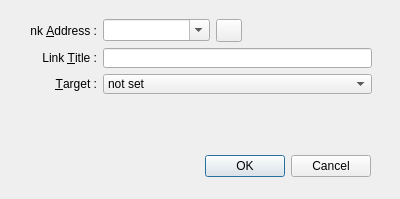
<?xml version="1.0" encoding="UTF-8"?>
<ui version="4.0">
 <class>LinkDialog</class>
 <widget class="QDialog" name="LinkDialog">
  <property name="geometry">
   <rect>
    <x>0</x>
    <y>0</y>
    <width>400</width>
    <height>199</height>
   </rect>
  </property>
  <property name="windowTitle">
   <string>Dialog</string>
  </property>
  <widget class="QDialogButtonBox" name="buttonBox">
   <property name="geometry">
    <rect>
     <x>30</x>
     <y>150</y>
     <width>341</width>
     <height>32</height>
    </rect>
   </property>
   <property name="orientation">
    <enum>Qt::Horizontal</enum>
   </property>
   <property name="standardButtons">
    <set>QDialogButtonBox::Cancel|QDialogButtonBox::Ok</set>
   </property>
  </widget>
  <widget class="QLabel" name="label">
   <property name="geometry">
    <rect>
     <x>30</x>
     <y>19</y>
     <width>67</width>
     <height>23</height>
    </rect>
   </property>
   <property name="sizePolicy">
    <sizepolicy hsizetype="Maximum" vsizetype="Preferred">
     <horstretch>0</horstretch>
     <verstretch>0</verstretch>
    </sizepolicy>
   </property>
   <property name="text">
    <string comment="the web address of the link">Link &amp;Address :</string>
   </property>
   <property name="alignment">
    <set>Qt::AlignRight|Qt::AlignTrailing|Qt::AlignVCenter</set>
   </property>
   <property name="buddy">
    <cstring>txtAddress</cstring>
   </property>
  </widget>
  <widget class="QComboBox" name="comboTarget">
   <property name="geometry">
    <rect>
     <x>103</x>
     <y>74</y>
     <width>269</width>
     <height>20</height>
    </rect>
   </property>
   <item>
    <property name="text">
     <string>not set</string>
    </property>
   </item>
   <item>
    <property name="text">
     <string>Current window</string>
    </property>
   </item>
   <item>
    <property name="text">
     <string>New window</string>
    </property>
   </item>
  </widget>
  <widget class="QLabel" name="label_2">
   <property name="geometry">
    <rect>
     <x>30</x>
     <y>48</y>
     <width>67</width>
     <height>20</height>
    </rect>
   </property>
   <property name="sizePolicy">
    <sizepolicy hsizetype="Minimum" vsizetype="Preferred">
     <horstretch>0</horstretch>
     <verstretch>0</verstretch>
    </sizepolicy>
   </property>
   <property name="text">
    <string comment="the word which is showed as a link">Link &amp;Title :</string>
   </property>
   <property name="alignment">
    <set>Qt::AlignRight|Qt::AlignTrailing|Qt::AlignVCenter</set>
   </property>
   <property name="buddy">
    <cstring>txtTitle</cstring>
   </property>
  </widget>
  <widget class="QComboBox" name="txtAddress">
   <property name="geometry">
    <rect>
     <x>103</x>
     <y>19</y>
     <width>107</width>
     <height>22</height>
    </rect>
   </property>
   <property name="editable">
    <bool>true</bool>
   </property>
   <property name="insertPolicy">
    <enum>QComboBox::InsertAtTop</enum>
   </property>
   <property name="sizeAdjustPolicy">
    <enum>QComboBox::AdjustToMinimumContentsLengthWithIcon</enum>
   </property>
   <property name="minimumContentsLength">
    <number>10</number>
   </property>
  </widget>
  <widget class="QLabel" name="label_3">
   <property name="geometry">
    <rect>
     <x>30</x>
     <y>74</y>
     <width>67</width>
     <height>20</height>
    </rect>
   </property>
   <property name="sizePolicy">
    <sizepolicy hsizetype="Minimum" vsizetype="Preferred">
     <horstretch>0</horstretch>
     <verstretch>0</verstretch>
    </sizepolicy>
   </property>
   <property name="text">
    <string>&amp;Target :</string>
   </property>
   <property name="alignment">
    <set>Qt::AlignRight|Qt::AlignTrailing|Qt::AlignVCenter</set>
   </property>
   <property name="buddy">
    <cstring>comboTarget</cstring>
   </property>
  </widget>
  <widget class="QPushButton" name="btnClear">
   <property name="geometry">
    <rect>
     <x>216</x>
     <y>19</y>
     <width>26</width>
     <height>23</height>
    </rect>
   </property>
   <property name="sizePolicy">
    <sizepolicy hsizetype="Fixed" vsizetype="Fixed">
     <horstretch>0</horstretch>
     <verstretch>0</verstretch>
    </sizepolicy>
   </property>
   <property name="maximumSize">
    <size>
     <width>26</width>
     <height>26</height>
    </size>
   </property>
   <property name="toolTip">
    <string>Clear Link Cache</string>
   </property>
  </widget>
  <widget class="QLineEdit" name="txtTitle">
   <property name="geometry">
    <rect>
     <x>103</x>
     <y>48</y>
     <width>269</width>
     <height>20</height>
    </rect>
   </property>
  </widget>
 </widget>
 <resources/>
 <connections>
  <connection>
   <sender>buttonBox</sender>
   <signal>accepted()</signal>
   <receiver>LinkDialog</receiver>
   <slot>accept()</slot>
   <hints>
    <hint type="sourcelabel">
     <x>248</x>
     <y>254</y>
    </hint>
    <hint type="destinationlabel">
     <x>157</x>
     <y>274</y>
    </hint>
   </hints>
  </connection>
  <connection>
   <sender>buttonBox</sender>
   <signal>rejected()</signal>
   <receiver>LinkDialog</receiver>
   <slot>reject()</slot>
   <hints>
    <hint type="sourcelabel">
     <x>316</x>
     <y>260</y>
    </hint>
    <hint type="destinationlabel">
     <x>286</x>
     <y>274</y>
    </hint>
   </hints>
  </connection>
 </connections>
</ui>
